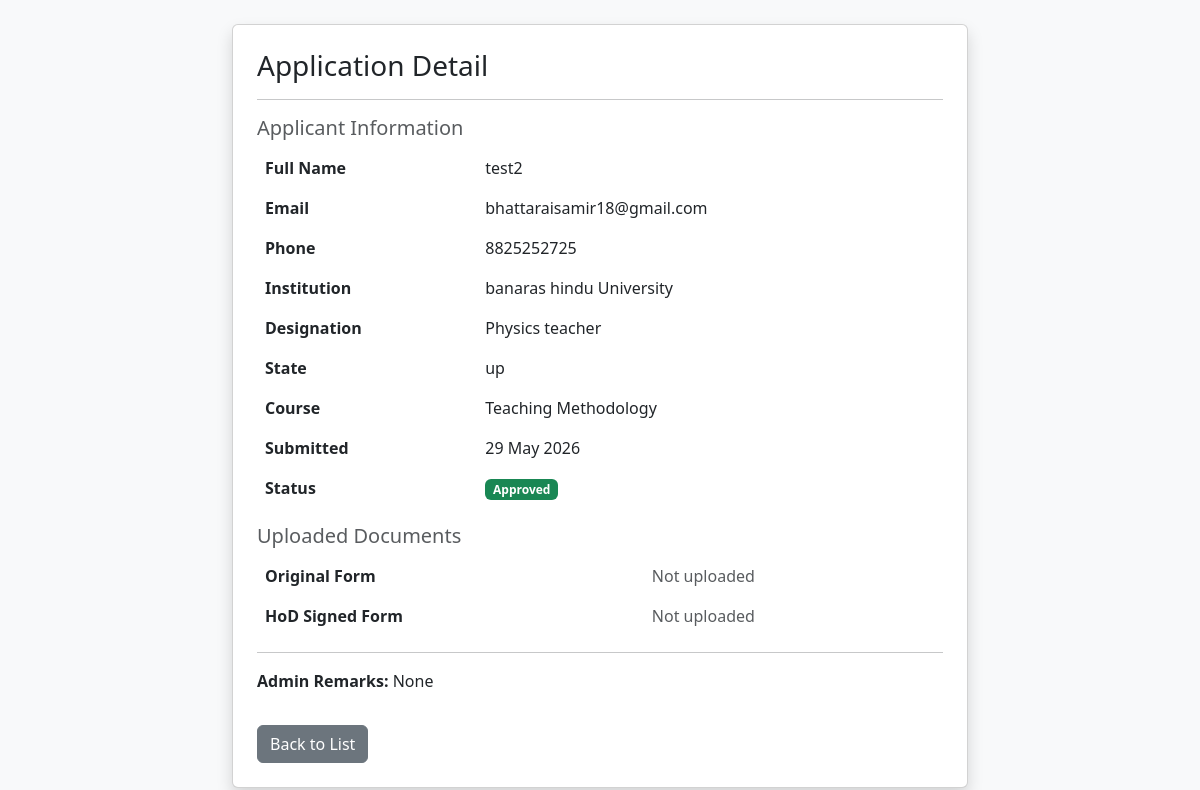
The app's page /applications/admin/detail/1/ (signed in) with its own data.
### applications/models.py (models this page shows, shortened)
class Application(models.Model):
    STATUS_CHOICES = [
        ('pending', 'Pending'),
        ('approved', 'Approved'),
        ('rejected', 'Rejected'),
    ]
    applicant = models.ForeignKey(CustomUser, on_delete=models.CASCADE)
    course = models.ForeignKey(Course, on_delete=models.CASCADE)
    status = models.CharField(max_length=20, choices=STATUS_CHOICES, default='pending')
    full_name = models.CharField(max_length=255)
    email = models.EmailField()
    phone = models.CharField(max_length=15)
    institution = models.CharField(max_length=255)
    designation = models.CharField(max_length=100)
    state = models.CharField(max_length=100)
    original_form = models.FileField(upload_to='applications/forms/', blank=True, null=True)
    hod_signed_form = models.FileField(upload_to='applications/hod_signed/', blank=True, null=True)
    admin_remarks = models.TextField(blank=True)
    submitted_at = models.DateTimeField(auto_now_add=True)
    updated_at = models.DateTimeField(auto_now=True)
    class Meta:
        unique_together = ['applicant', 'course']  # one application per course

### courses/models.py (models this page shows, shortened)
class Course(models.Model):
    title = models.CharField(max_length=255)
    description = models.TextField()
    eligibility = models.TextField()
    duration = models.CharField(max_length=100)
    start_date = models.DateField()
    end_date = models.DateField()
    total_seats = models.IntegerField()
    seats_filled = models.IntegerField(default=0)
    is_visible = models.BooleanField(default=True)
    is_closed = models.BooleanField(default=False)
    created_by = models.ForeignKey(CustomUser, on_delete=models.SET_NULL, null=True)
    created_at = models.DateTimeField(auto_now_add=True)

### applications/views.py (the view)
# urls.py: path('admin/detail/<int:pk>/', views.admin_application_detail, name='admin_application_detail'),
def admin_application_detail(request, pk):
    if not request.user.is_authenticated:
        return redirect('login')
    application = get_object_or_404(Application, pk=pk)
    return render(request, 'applications/admin_application_detail.html', {'application': application})

### templates/applications/admin_application_detail.html
{% extends 'base.html' %}
{% block content %}
<div class="container mt-4">
    <div class="row justify-content-center">
        <div class="col-md-8">
            <div class="card shadow">
                <div class="card-body p-4">
                    <h3>Application Detail</h3>
                    <hr>
                    <h5 class="text-muted">Applicant Information</h5>
                    <table class="table table-borderless">
                        <tr>
                            <td><strong>Full Name</strong></td>
                            <td>{{ application.full_name }}</td>
                        </tr>
                        <tr>
                            <td><strong>Email</strong></td>
                            <td>{{ application.email }}</td>
                        </tr>
                        <tr>
                            <td><strong>Phone</strong></td>
                            <td>{{ application.phone }}</td>
                        </tr>
                        <tr>
                            <td><strong>Institution</strong></td>
                            <td>{{ application.institution }}</td>
                        </tr>
                        <tr>
                            <td><strong>Designation</strong></td>
                            <td>{{ application.designation }}</td>
                        </tr>
                        <tr>
                            <td><strong>State</strong></td>
                            <td>{{ application.state }}</td>
                        </tr>
                        <tr>
                            <td><strong>Course</strong></td>
                            <td>{{ application.course.title }}</td>
                        </tr>
                        <tr>
                            <td><strong>Submitted</strong></td>
                            <td>{{ application.submitted_at|date:"d M Y" }}</td>
                        </tr>
                        <tr>
                            <td><strong>Status</strong></td>
                            <td>
                                {% if application.status == 'pending' %}
                                    <span class="badge bg-warning text-dark">Pending</span>
                                {% elif application.status == 'approved' %}
                                    <span class="badge bg-success">Approved</span>
                                {% elif application.status == 'rejected' %}
                                    <span class="badge bg-danger">Rejected</span>
                                {% endif %}
                            </td>
                        </tr>
                    </table>
                    <h5 class="text-muted mt-3">Uploaded Documents</h5>
                    <table class="table table-borderless">
                        <tr>
                            <td><strong>Original Form</strong></td>
                            <td>
                                {% if application.original_form %}
                                    <a href="{{ application.original_form.url }}" target="_blank" class="btn btn-sm btn-outline-primary">View</a>
                                {% else %}
                                    <span class="text-muted">Not uploaded</span>
                                {% endif %}
                            </td>
                        </tr>
                        <tr>
                            <td><strong>HoD Signed Form</strong></td>
                            <td>
                                {% if application.hod_signed_form %}
                                    <a href="{{ application.hod_signed_form.url }}" target="_blank" class="btn btn-sm btn-outline-primary">View</a>
                                {% else %}
                                    <span class="text-muted">Not uploaded</span>
                                {% endif %}
                            </td>
                        </tr>
                    </table>
                    {% if application.status == 'pending' %}
                    <hr>
                    <h5 class="text-muted">Take Action</h5>
                    <form method="POST" action="{% url 'approve_application' application.pk %}">
                        {% csrf_token %}
                        <div class="mb-3">
                            <label class="form-label">Remarks (optional)</label>
                            <textarea name="remarks" class="form-control" rows="2"></textarea>
                        </div>
                        <button type="submit" class="btn btn-success">Approve</button>
                    </form>
                    <form method="POST" action="{% url 'reject_application' application.pk %}" class="mt-3">
                        {% csrf_token %}
                        <div class="mb-3">
                            <label class="form-label">Reason for Rejection</label>
                            <textarea name="remarks" class="form-control" rows="2"></textarea>
                        </div>
                        <button type="submit" class="btn btn-danger">Reject</button>
                    </form>
                    {% else %}
                    <hr>
                    <p><strong>Admin Remarks:</strong> {{ application.admin_remarks|default:"None" }}</p>
                    {% endif %}
                    <a href="{% url 'admin_application_list' %}" class="btn btn-secondary mt-3">Back to List</a>
                </div>
            </div>
        </div>
    </div>
</div>
{% endblock %}

### records on screen
Application: full_name "test2", email "bhattaraisamir18@gmail.com", phone "8825252725", institution "banaras hindu University", designation "Physics teacher", state "up", course "Teaching Methodology", submitted_at "29 May 2026", admin_remarks "None"
